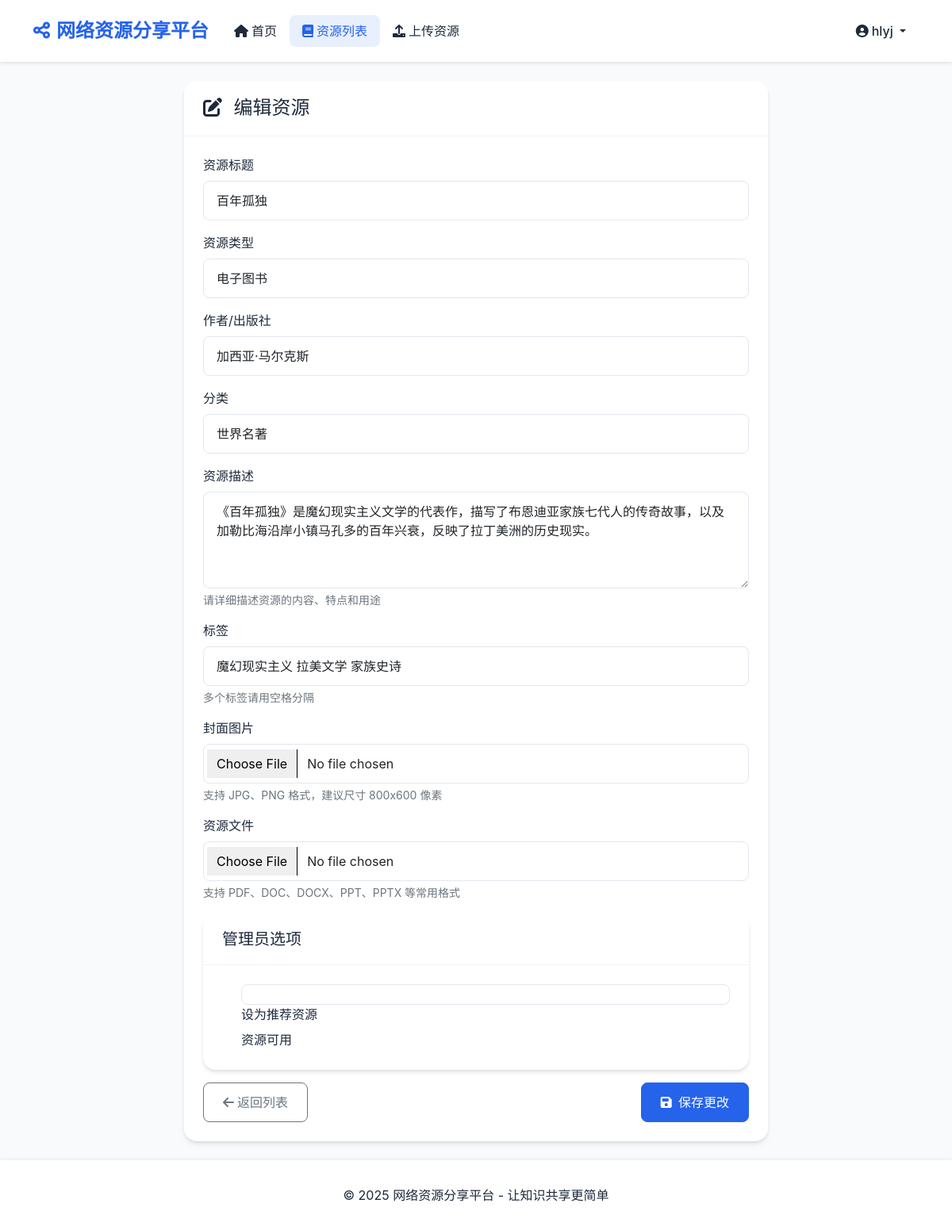
The page /resources/2/edit/ (signed in) on the database its author committed.
### apps/users/models.py (models this page shows, shortened)
class User(AbstractUser):
    USER_TYPE_CHOICES = (
        ('guest', '访客'),
        ('registered', '注册用户'),
        ('admin', '管理员'),
    )
    user_type = models.CharField('用户类型', max_length=10, choices=USER_TYPE_CHOICES, default='guest')
    phone_regex = RegexValidator(
        regex=r'^1[3-9]\d{9}$',
        message='请输入有效的手机号码'
    )
    phone = models.CharField('手机号码', max_length=11, validators=[phone_regex], blank=True, null=True)
    email = models.EmailField('邮箱', max_length=254, blank=True)
    download_limit = models.IntegerField('每日下载限制', default=5)
    created_at = models.DateTimeField('创建时间', default=timezone.now)
    updated_at = models.DateTimeField('更新时间', auto_now=True)
    class Meta:
        verbose_name = '用户'
        verbose_name_plural = '用户'
        swappable = 'AUTH_USER_MODEL'

### apps/resources/models.py (models this page shows, shortened)
class Resource(models.Model):
    RESOURCE_TYPES = (
        ('book', '电子图书'),
        ('exam', '试卷资源'),
        ('textbook', '电子教材'),
    )
    title = models.CharField('标题', max_length=200)
    description = models.TextField('描述')
    resource_type = models.CharField('资源类型', max_length=10, choices=RESOURCE_TYPES)
    file = models.FileField('资源文件', upload_to='resources/%Y/%m/')
    cover_image = models.ImageField('封面图片', upload_to='resource_covers/', null=True, blank=True)
    author = models.CharField('作者/出版社', max_length=200)
    upload_date = models.DateTimeField('上传时间', default=timezone.now)
    download_count = models.IntegerField('下载次数', default=0)
    category = models.CharField('分类', max_length=100)
    tags = models.CharField('标签', max_length=200, help_text='使用逗号分隔多个标签', blank=True)
    is_featured = models.BooleanField('是否推荐', default=False)
    is_active = models.BooleanField('是否可用', default=True)
    class Meta:
        verbose_name = '资源'
        verbose_name_plural = '资源'
        ordering = ['-upload_date']

### apps/resources/views.py (the view)
# urls.py: path('<int:pk>/edit/', views.resource_edit, name='resource_edit'),
@login_required
def resource_edit(request, pk):
    if not request.user.is_staff:
        return HttpResponseForbidden("您没有权限编辑资源")
    resource = get_object_or_404(Resource, pk=pk)
    if request.method == 'POST':
        form = ResourceForm(request.POST, request.FILES, instance=resource)
        if form.is_valid():
            resource = form.save()
            messages.success(request, '资源更新成功！')
            return redirect('resources:resource_detail', pk=resource.pk)
    else:
        form = ResourceForm(instance=resource)
    return render(request, 'resources/resource_form.html', {
        'form': form,
        'title': '编辑资源'
    })

### apps/resources/forms.py
class ResourceForm(forms.ModelForm):
    class Meta:
        model = Resource
        fields = ['title', 'description', 'resource_type', 'file', 'cover_image',
                 'author', 'category', 'tags', 'is_featured']
        widgets = {
            'description': forms.Textarea(attrs={'rows': 4}),
            'tags': forms.TextInput(attrs={'placeholder': '使用逗号分隔多个标签'})
        }

### templates/resources/resource_form.html (shortened to what this page needs)
{% extends 'base.html' %}
{% block content %}
<div class="container">
    <div class="row justify-content-center">
        <div class="col-md-8">
            <div class="card">
                <div class="card-header">
                    <h4 class="mb-0">
                        <i class="fas {% if form.instance.pk %}fa-edit{% else %}fa-upload{% endif %} me-2"></i>
                        {% if form.instance.pk %}编辑资源{% else %}上传新资源{% endif %}
                    </h4>
                </div>
                <div class="card-body">
                    <form method="post" enctype="multipart/form-data" class="needs-validation" novalidate>
                        <div class="mb-3">
                            <label for="{{ form.title.id_for_label }}" class="form-label">资源标题</label>
                            {{ form.title }}
                        </div>
                        <div class="mb-3">
                            <label for="{{ form.resource_type.id_for_label }}" class="form-label">资源类型</label>
                            {{ form.resource_type }}
                        </div>
                        <div class="mb-3">
                            <label for="{{ form.author.id_for_label }}" class="form-label">作者/出版社</label>
                            {{ form.author }}
                        </div>
                        <div class="mb-3">
                            <label for="{{ form.category.id_for_label }}" class="form-label">分类</label>
                            {{ form.category }}
                        </div>
                        <div class="mb-3">
                            <label for="{{ form.description.id_for_label }}" class="form-label">资源描述</label>
                            {{ form.description }}
                            <div class="form-text">请详细描述资源的内容、特点和用途</div>
                        </div>
                        <div class="mb-3">
                            <label for="{{ form.tags.id_for_label }}" class="form-label">标签</label>
                            {{ form.tags }}
                            <div class="form-text">多个标签请用空格分隔</div>
                        </div>
                        <div class="mb-3">
                            <label for="{{ form.cover_image.id_for_label }}" class="form-label">封面图片</label>
                            {{ form.cover_image }}
                            <div class="form-text">支持 JPG、PNG 格式，建议尺寸 800x600 像素</div>
                        </div>
                        <div class="mb-3">
                            <label for="{{ form.file.id_for_label }}" class="form-label">资源文件</label>
                            {{ form.file }}
                            <div class="form-text">支持 PDF、DOC、DOCX、PPT、PPTX 等常用格式</div>
                        </div>
                        {% if user.is_staff %}
                        <div class="card mb-3">
                            <div class="card-header">
                                <h5 class="mb-0">管理员选项</h5>
                            </div>
                            <div class="card-body">
                                <div class="form-check mb-2">
                                    {{ form.is_featured }}
                                    <label class="form-check-label" for="{{ form.is_featured.id_for_label }}">
                                        设为推荐资源
                                    </label>
                                </div>
                                <div class="form-check">
                                    <label class="form-check-label" for="{{ form.is_active.id_for_label }}">
                                        资源可用
                                    </label>
                                </div>
                            </div>
                        </div>
                        {% endif %}
                        <div class="d-flex justify-content-between">
                            <a href="{% url 'resources:resource_list' %}" class="btn btn-outline-secondary">
                                <i class="fas fa-arrow-left me-1"></i>返回列表
                            </a>
                            <button type="submit" class="btn btn-primary">
                                <i class="fas {% if form.instance.pk %}fa-save{% else %}fa-upload{% endif %} me-1"></i>
                                {% if form.instance.pk %}保存更改{% else %}上传资源{% endif %}
                            </button>
                        </div>
                    </form>
                </div>
            </div>
        </div>
    </div>
</div>
{% endblock %}

### templates/base.html (shortened to what this page needs)
<!DOCTYPE html>
<html lang="zh-CN">
<head>
    <link href="https://cdn.bootcdn.net/ajax/libs/bootstrap/5.1.3/css/bootstrap.min.css" rel="stylesheet">
    <link href="https://cdn.bootcdn.net/ajax/libs/font-awesome/6.0.0/css/all.min.css" rel="stylesheet">
</head>
<body>
    <nav class="navbar navbar-expand-lg navbar-light">
        <div class="container">
            <a class="navbar-brand" href="{% url 'home:home' %}">
                <i class="fas fa-share-nodes me-2"></i>网络资源分享平台
            </a>
            <div class="collapse navbar-collapse" id="navbarNav">
                <ul class="navbar-nav me-auto">
                    <li class="nav-item">
                        <a class="nav-link {% if request.path == '/' %}active{% endif %}" href="{% url 'home:home' %}">
                            <i class="fas fa-home me-1"></i>首页
                        </a>
                    </li>
                    <li class="nav-item">
                        <a class="nav-link {% if 'resources' in request.path %}active{% endif %}" href="{% url 'resources:resource_list' %}">
                            <i class="fas fa-book me-1"></i>资源列表
                        </a>
                    </li>
                    {% if user.is_authenticated %}
                        {% if user.is_staff %}
                        <li class="nav-item">
                            <a class="nav-link" href="{% url 'resources:resource_create' %}">
                                <i class="fas fa-upload me-1"></i>上传资源
                            </a>
                        </li>
                        {% endif %}
                    {% endif %}
                </ul>
                <ul class="navbar-nav">
                    {% if user.is_authenticated %}
                        <li class="nav-item dropdown">
                            <a class="nav-link dropdown-toggle" href="#" id="navbarDropdown" role="button" data-bs-toggle="dropdown">
                                <i class="fas fa-user-circle me-1"></i>{{ user.username }}
                            </a>
                        </li>
                    {% endif %}
                </ul>
            </div>
        </div>
    </nav>
    <main class="flex-grow-1 py-4">
        {% block content %}{% endblock %}
    </main>
    <footer class="text-center">
        <div class="container">
            <p class="mb-0">&copy; {% now "Y" %} 网络资源分享平台 - 让知识共享更简单</p>
        </div>
    </footer>
</body>
</html>

### templates/base.html (style rules this page uses)
:root { --primary-color: #2563eb; --secondary-color: #3b82f6; --accent-color: #60a5fa; --background-color: #f8fafc; --text-color: #1e293b; }
body { font-family: -apple-system, BlinkMacSystemFont, "Segoe UI", Roboto, "Helvetica Neue", Arial, sans-serif; background-color: var(--background-color); color: var(--text-color); min-height: 100vh; display: flex; flex-direction: column; }
.navbar { background-color: white; box-shadow: 0 2px 4px rgba(0,0,0,0.1); padding: 1rem 0; }
.navbar-brand { font-size: 1.5rem; font-weight: 600; color: var(--primary-color) !important; }
.nav-link { color: var(--text-color) !important; font-weight: 500; padding: 0.5rem 1rem !important; transition: all 0.2s ease; }
.nav-link.active { color: var(--primary-color) !important; background-color: rgba(37, 99, 235, 0.1); border-radius: 0.5rem; }
.btn-primary { background-color: var(--primary-color); border-color: var(--primary-color); }
.card { border: none; box-shadow: 0 4px 6px -1px rgba(0,0,0,0.1), 0 2px 4px -1px rgba(0,0,0,0.06); border-radius: 1rem; transition: all 0.3s ease; }
.card-header { background-color: white; border-bottom: 1px solid rgba(0,0,0,0.05); padding: 1.25rem 1.5rem; border-radius: 1rem 1rem 0 0 !important; }
.card-body { padding: 1.5rem; }
.form-control { border-radius: 0.5rem; padding: 0.75rem 1rem; border: 1px solid #e2e8f0; }
.btn { padding: 0.75rem 1.5rem; border-radius: 0.5rem; font-weight: 500; transition: all 0.2s ease; }
footer { margin-top: auto; padding: 2rem 0; background-color: white; box-shadow: 0 -2px 4px rgba(0,0,0,0.05); }

### rows shown on the page
User: username "hlyj"
Resource: title "百年孤独", resource_type "电子图书", author "加西亚·马尔克斯", category "世界名著", description "《百年孤独》是魔幻现实主义文学的代表作，描写了布恩迪亚家族七代人的传奇故事，以及加勒比海沿岸小镇马孔多的百年兴衰，反映了拉丁美洲的历史现实。", tags "魔幻现实主义 拉美文学 家族史诗"
